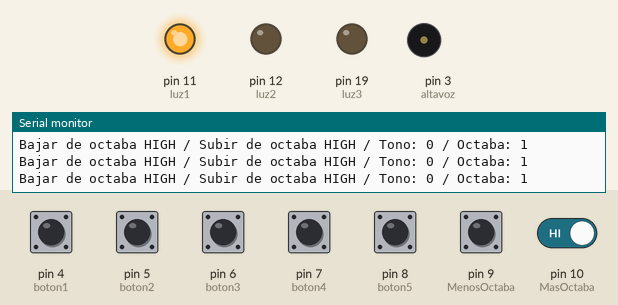
Recording of a sketch running on a simulated Arduino Uno, built with avr-gcc and run on an emulated ATmega328P. Shown: output pins drawn as LEDs (lit = HIGH), buzzer (waves = sounding), the last lines printed to the serial monitor. The test bench sets the inputs (shaded band); at power-on: pin 4 (boton1), pin 5 (boton2), pin 6 (boton3), pin 7 (boton4), pin 8 (boton5), pin 9 (MenosOctaba), pin 10 (MasOctaba) HIGH.

Above: at 1.2 s.
1.3 s: pin 10 (MasOctaba) driven LOW
At 2.1 s:
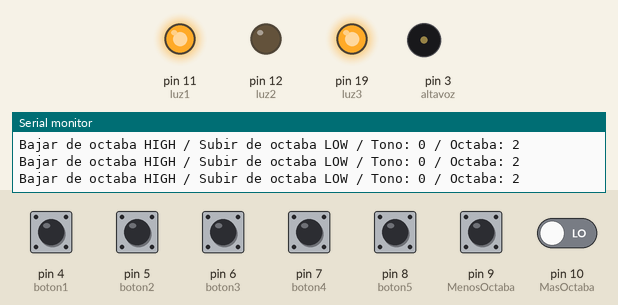
2.8 s: pin 4 (boton1) pulled LOW for 0.15 s
At 2.96 s:
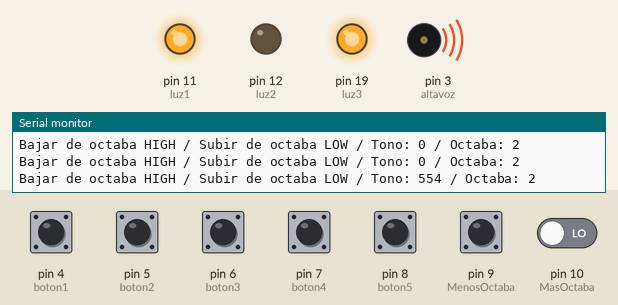
4.5 s: pin 5 (boton2) pulled LOW for 0.15 s
At 5.3 s:
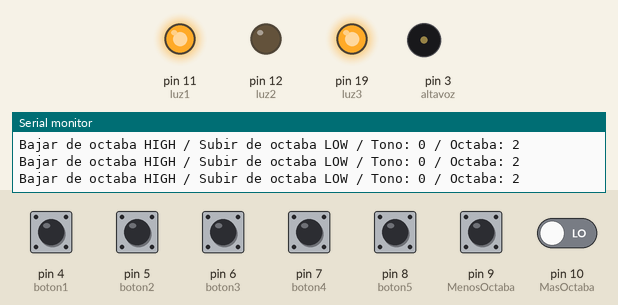
7.6 s: pin 6 (boton3) pulled LOW for 0.15 s
At 8.6 s:
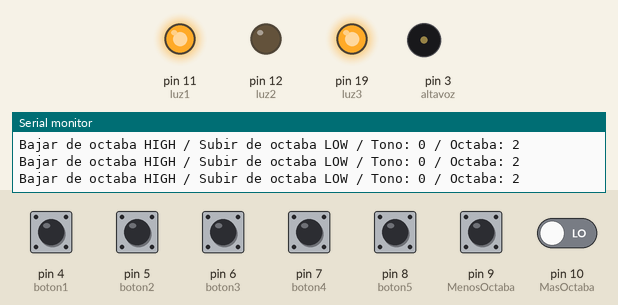
10.7 s: pin 7 (boton4) pulled LOW for 0.15 s
At 11.9 s:
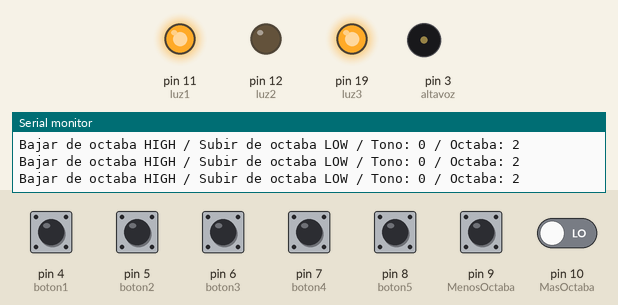
13.8 s: pin 8 (boton5) pulled LOW for 0.15 s
At 15.2 s:
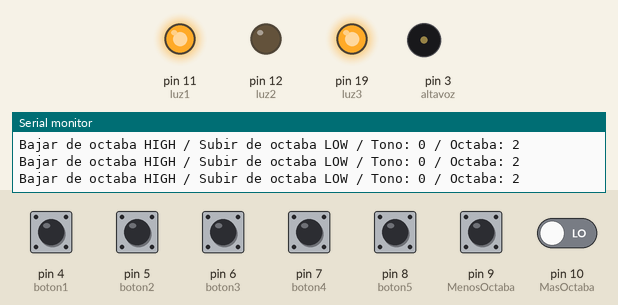
Timing chart, 0 to 16.8 s (numbered marks = the images above; inputs shaded):
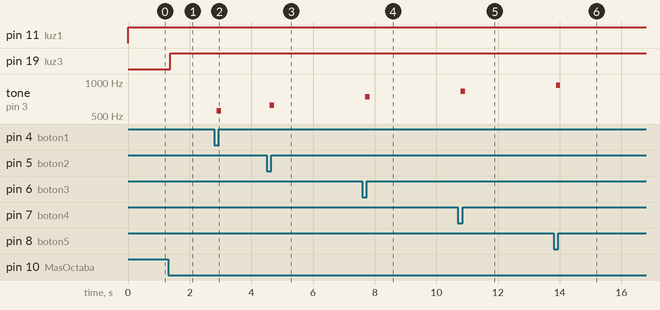

Measured:
- after the input at 1.3 s, pin 19 (luz3): LOW → HIGH after 0.07 s
- after the input at 2.8 s, tone on pin 3 (altavoz): silent → 554 Hz after 0.08 s, → silent 0.14 s later
- after the input at 4.5 s, tone on pin 3 (altavoz): silent → 622 Hz after 0.10 s, → silent 0.14 s later
- after the input at 7.6 s, tone on pin 3 (altavoz): silent → 739 Hz after 0.10 s, → silent 0.14 s later
- after the input at 10.7 s, tone on pin 3 (altavoz): silent → 830 Hz after 0.09 s, → silent 0.14 s later
- after the input at 13.8 s, tone on pin 3 (altavoz): silent → 932 Hz after 0.08 s, → silent 0.14 s later

The sketch:

piano_pentatonic_nano.ino
```cpp
const int altavoz = 3;
const int boton1 = 4;
const int boton2 = 5;
const int boton3 = 6;
const int boton4 = 7;
const int boton5 = 8;

const int luz1 = 11;
const int luz2 = 12;
const int luz3 = 19;
const int MenosOctaba = 9;
const int MasOctaba = 10;
const int tonos[3][8] = {
    {138, 155, 185, 207, 233},
    {277, 311, 369, 415, 466},
    {554, 622, 739, 830, 932}
};

int value1 = 0;
int value2 = 0;
int value3 = 0;
int value4 = 0;
int value5 = 0;

int timePulse = 0;
int timeDispulse = 0;

int Menoctabapuls = 0;
int Masoctabapuls = 0;
int octabanum = 4;
int octaba =  1;
int tono = 0;

bool pulsado = false;
void setup() {
 Serial.begin(9600);
 pinMode(boton1, INPUT);
 pinMode(boton2, INPUT);
 pinMode(boton3, INPUT);
 pinMode(boton4, INPUT);
 pinMode(boton5, INPUT);
 pinMode(altavoz, OUTPUT);
 pinMode(MenosOctaba, INPUT);
 pinMode(MasOctaba, INPUT);
 pinMode(luz1, OUTPUT);
 pinMode(luz2, OUTPUT);
 pinMode(luz3, OUTPUT);
}

void loop() {
  value1 = digitalRead(boton1);
  value2 = digitalRead(boton2);
  value3 = digitalRead(boton3);
  value4 = digitalRead(boton4);
  value5 = digitalRead(boton5);

  Menoctabapuls = digitalRead(MenosOctaba);
  Masoctabapuls = digitalRead(MasOctaba);

  // Bajar de octaba
  if (Menoctabapuls  == LOW) {
    Serial.print("Bajar de octaba LOW / ");
    if (pulsado == false){
      octabanum = octabanum -1;
      if (octaba > 0) {
        octaba = octaba -1;
      }

      timePulse = millis();
      timeDispulse = 0;
    }
    pulsado = true;
  }

  if (Menoctabapuls == HIGH) {
      Serial.print("Bajar de octaba HIGH / ");

      timeDispulse = millis();
      if ((timeDispulse - timePulse) > 250){
        pulsado = false;
      }
    }


  // Subir de octaba
  if (Masoctabapuls  == LOW) {
    Serial.print("Subir de octaba LOW / ");
    if (pulsado == false){
      octabanum = octabanum +1;
      if (octaba < 2) {
        octaba = octaba +1;
      }

      timePulse = millis();
      timeDispulse = 0;
    }
    pulsado = true;
  }

  if (Masoctabapuls == HIGH) {
      Serial.print("Subir de octaba HIGH / ");
      timeDispulse = millis();
      if ((timeDispulse - timePulse) > 250){
        pulsado = false;
      }
    }


  if (value1 == LOW) {
      tono = tonos[octaba][0];
      }
  else if (value2 == LOW) {
      tono = tonos[octaba][1];
      }
  else if (value3 == LOW) {
      tono = tonos[octaba][2];
      }
  else if (value4 == LOW) {
      tono = tonos[octaba][3];
      }
  else if (value5 == LOW) {
      tono = tonos[octaba][4];
      }
  else {
      noTone(altavoz);
      tono = 0;
      }


  if (tono != 0){
    tone(altavoz, tono);
  }

  if (octaba == 0){
    digitalWrite(luz1, HIGH);
  }
  else if (octaba == 1){
    digitalWrite(luz1, HIGH);
  }
  else {
    digitalWrite(luz3, HIGH);
  }

 Serial.print("Tono: ");
 Serial.print(tono);
 Serial.print(" / Octaba: ");
 Serial.println(octaba);
}
```
